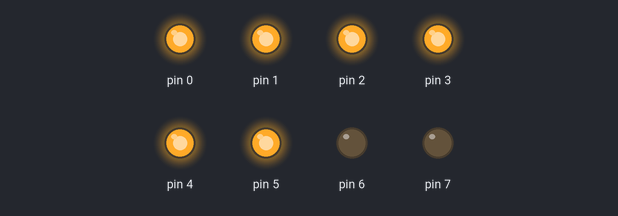
Bench run of a sketch on a simulated Arduino Uno, built with avr-gcc and run on an emulated ATmega328P. Parts: output pins drawn as LEDs (lit = HIGH).

Above: at 0.5 s.
At 2.5 s:
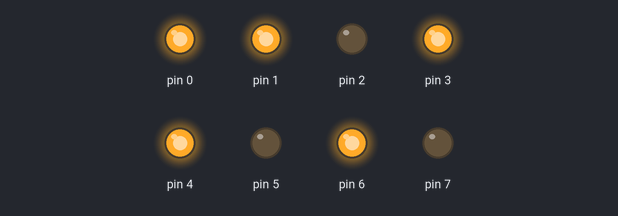
At 3.5 s:
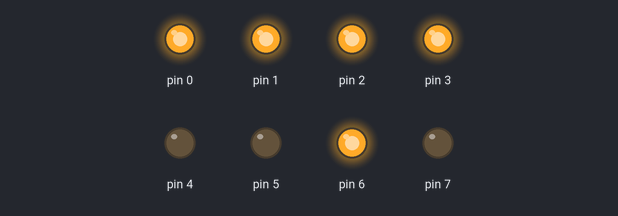
At 5.5 s:
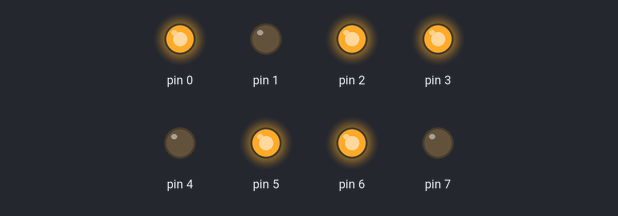
At 8.5 s:
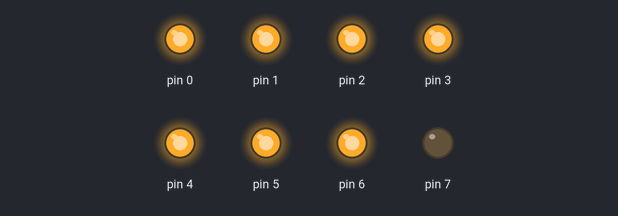
At 11.5 s:
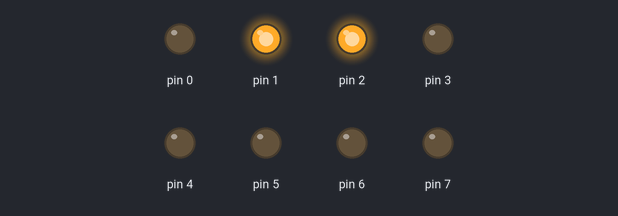
Timing chart, 0 to 13.0 s (numbered marks = the images above):
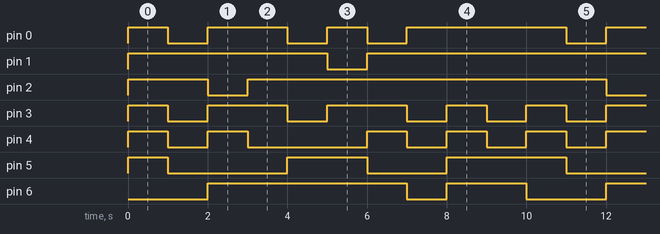

Measured:
- by itself, pin 0: repeats every 10.0 s: LOW 1.0 s, HIGH 2.0 s, LOW 1.0 s, HIGH 1.0 s, LOW 1.0 s, HIGH 4.0 s
- by itself, pin 1, pin 2: repeats every 10.0 s: LOW 1.0 s, HIGH 9.0 s
- by itself, pin 3: repeats every 10.0 s: 2 × (LOW 1.0 s, HIGH 2.0 s), 2 × (LOW 1.0 s, HIGH 1.0 s)
- by itself, pin 4: repeats every 10.0 s: LOW 1.0 s, HIGH 1.0 s, LOW 3.0 s, 2 × (HIGH 1.0 s, LOW 1.0 s), HIGH 1.0 s
- by itself, pin 5: repeats every 10.0 s: LOW 3.0 s, HIGH 2.0 s, LOW 2.0 s, HIGH 3.0 s
- by itself, pin 6: repeats every 10.0 s: LOW 1.0 s, HIGH 2.0 s, LOW 2.0 s, HIGH 5.0 s

The sketch:

number_mo5taser.ino
```cpp
int numb[]={B00111111,B00000110,B01011011,B01001111,B01100110,B01101101,B01011110,B00000111,B01111111,B01100111};
int x;
void setup() {
  // put your setup code here, to run once:
DDRD=B11111111;
}

void loop() {
  // put your main code here, to run repeatedly:
for(x=0;x<10;x++)
{
  PORTD=numb[x];
  delay(1000);
}


}
```
